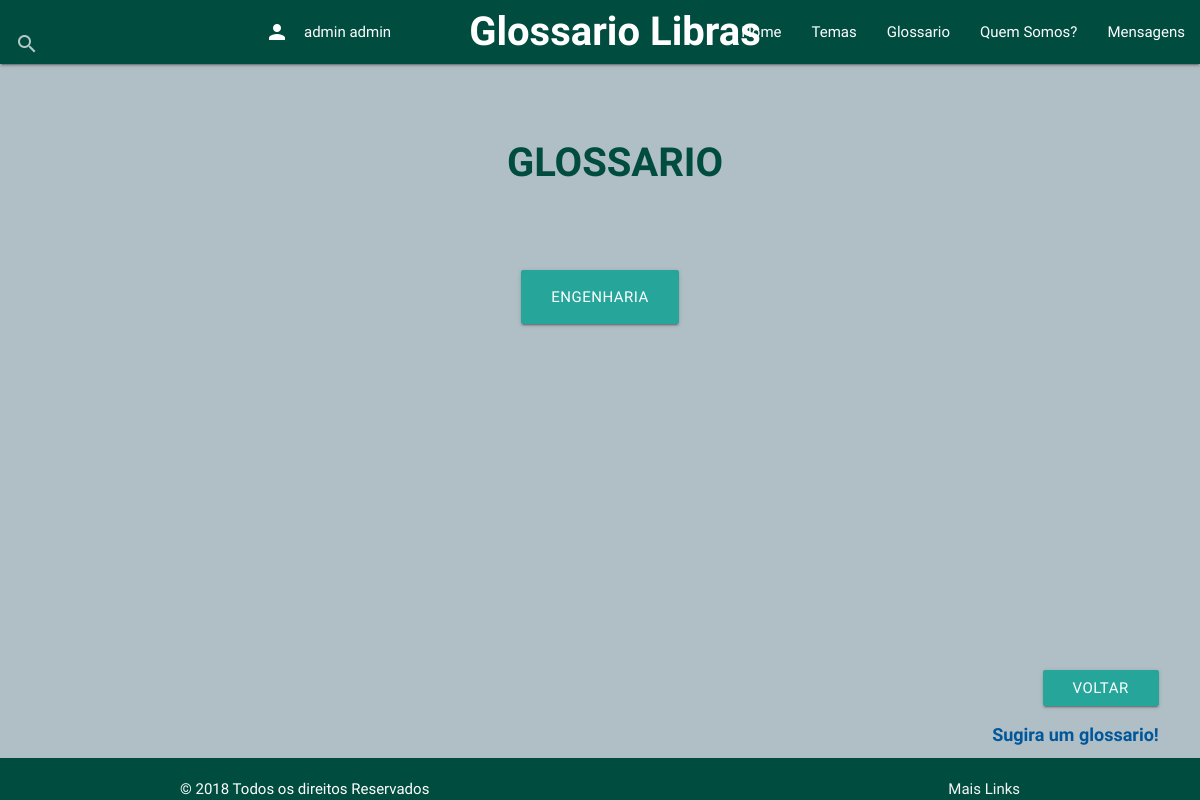
Page /Glossario/conteudo-categorias-glossarios/ (signed in) on the committed database.
### Glossario/models.py (models this page shows, shortened)
class Perfil(models.Model):
    user = models.OneToOneField(User, on_delete=models.CASCADE, null=True)
    nome = models.CharField(max_length=255, null=False)
    sobrenome = models.CharField(max_length=255, null=True)
    curso = models.CharField(max_length=255, null=True)
    universidade = models.CharField(max_length=255, null=True)
    glossarios_responsavel = models.ManyToManyField(Glossario, related_name='responsavel', null=True, blank=True)
    glossarios = models.ManyToManyField(Glossario, related_name='membro', null=True, blank=True)

class Glossario(models.Model):
    titulo = models.CharField(max_length=200)
    pai = models.ForeignKey("self", on_delete=models.CASCADE, default=None, blank=True, null=True)
    postado = models.BooleanField(default=False)

### Glossario/views.py (the view)
# urls.py: path('conteudo-categorias-glossarios/', views.conteudo_categorias_glossarios, name='conteudo-categorias-glossarios'),
@login_required
def conteudo_categorias_glossarios(request):
    try:
        user_logado_id = request.user.id
        perfis = Perfil.objects.all()
        perfil_logado = Perfil.objects.get( user=user_logado_id )
        lista_glossarios = perfil_logado.glossarios.filter( pai = None, postado=True)
        lista_glossarios_filhos_responsavel = perfil_logado.glossarios_responsavel.filter( pai = None)
        context = {'lista_glossarios': lista_glossarios,
                   'perfil_logado': perfil_logado,
                   'lista_glossarios_filhos_responsavel': lista_glossarios_filhos_responsavel}
    except Glossario.DoesNotExist:
        raise Http404("Não existem Glossario")
    return render(request,'Glossario/categorias-glossario.html', context)

### Glossario/templates/Glossario/categorias-glossario.html (shortened to what this page needs)
{% extends 'Glossario/base.html' %}
 {% block content %}
<center>
   		<br></br>
   		<h1> GLOSSARIO </h1>
   		<br></br>
{% if lista_glossarios %}
    <ul>
    <div class="row">
    {% for glossario in lista_glossarios %}
       <div class="col l12  ">
       		<li><a href="/conteudo-categorias-glossarios/{{ glossario.id }}/ " class="waves-effect waves-light btn-large color #01579b ">{{ glossario.titulo }}</a></li>
   		</div>
    {% endfor %}
    </ul>
    </div>
     <div class="footer">
      <div class="row" >
        <div class="col s12 push-s1 right-align ">
          <button class="waves-effect waves-light btn color #01579b" type="submit" nome="voltar" onclick='history.go(-1)' >Voltar</button>
          <a class ="link" href="/{{ glossario.id }}/enviar-sinal/ "/> Sugira um glossario!</a>
        </div>
      </div>
    </div>
{% endif %}
{% endblock %}

### Glossario/templates/Glossario/base.html (shortened to what this page needs)
{% load staticfiles %}
<!DOCTYPE html>
<html lang= "pt-br">
	<head>
		<link rel="stylesheet" type="text/css" href="../../static/Glossario/css/materialize.css">
		<link rel="stylesheet" type="text/css" href="../../static/Glossario/css/stilo-trabalho.css"/>
	</head>
   	<body>
   	<nav class="teal darken-4">
		<div class="nav-wrapper col 9">
			<a href="http://localhost:8000/" class="brand-logo center" id= "topo" >Glossario Libras</a>
			<ul id="nav-mobile" class="right hide-on-med-and-down">
		        <li><a href="http://localhost:8000/"> Home </a></li>
		        <li><a href="http://localhost:8000/conteudo-categorias-temas/"> Temas </a></li>
		        <li><a href="http://localhost:8000/conteudo-categorias-glossarios/"> Glossario </a></li>
		        <li><a href="#"> Quem Somos? </a></li>
		        <li><a href="">Mensagens</a></li>
		    </ul>
			<form>
                <div class="left input-field" action="http://localhost:8000/resultado-pesquisa/">
                    <input  id="search" type="search" required>
                    <label  class="label-icon" for="search"><i class="material-icons">search</i></label>
                    <i class="material-icons">close</i>
                </div>
	            {%  if user.is_authenticated  %}
	    			<ul class="left hide-on-med-and-down">
	        			<li><a type="button"  id="MostrarEsconderMensagem">{{ perfil_logado.nome }} {{ perfil_logado.sobrenome }}<i class="material-icons left">person</i></a></li>
	           		</ul>
	            {% else %}
	            	<ul class="left hide-on-med-and-down">
	        			<li><a class="waves-effect waves-light btn" href="http://localhost:8000/Usuarios/login/">Fazer Login</a></li>
	            	</ul>
	            {% endif %}
            </form>
   	  	</div>
	</nav>
	<div >
		{% block content %}
		{% endblock %}
		    <footer class="page-footer teal darken-4" >
		              <div class="col l12">
		              <div class="container ">© 2018 Todos os direitos Reservados<a class="grey-text text-lighten-4 right" href="#!">Mais Links</a>
		            </div>
		          </div>
		    </footer>
  	</body>
 </html>

### Glossario/static/Glossario/css/stilo-trabalho.css (style rules this page uses)
footer { position: fixed; left: 0; bottom: 0; width: 100%; }
.footer { position: fixed; left: 0; bottom: 4%; width: 90%; }
body { background-color: #b0bec5; }
#topo { font-size: 40px; text-indent: 30px; font-weight: bold; color: white; }
h1 { font-size: 40px; text-indent: 30px; font-weight: bold; color: #004d40; }
.link { font-size: 18px; text-indent: 30px; font-weight: bold; color:#01579b ; }

### rows in the picture
Perfil: nome "admin", sobrenome "admin"
Glossario: titulo "ENGENHARIA"
